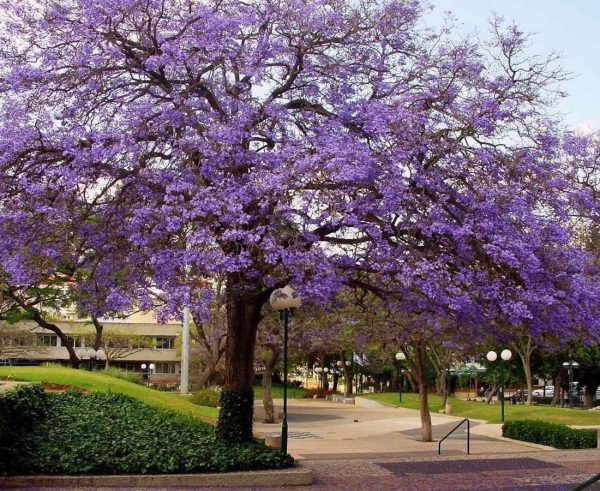
#> input picture 2 - Fundamentos da imagem digital - transformações/ipe roxo.jpg, 600 x 491 px
$ python 'redimensionamento da imagem.py'
#> lines starting #> are read from the running program, lines starting #| are printed output that depends on the picture

import cv2

# lê a imagem
img = cv2.imread('ipe roxo.jpg')
#> img is the input picture: shape (491, 600, 3); mean B, G, R 108.5, 99.5, 115.3

# mostra a iamgem original
cv2.imshow("Original", img)

# verifica a largura e altura da imagem
largura = img.shape[1]   # eixo y nº de colunas
#> largura = 600
altura = img.shape[0]   # eixo x  nº de linhas
#> altura = 491

# é preciso calcular a proporção da altura em relação a largura da nova
# imagem, caso contrário ela poderá ficar distorcida.

proporcao = float(altura/largura)
#> proporcao = 0.818

# recalcula a nova largura com a proporção calculada
largura_nova = 1600  # em pixels

# recalcula a nova altura com a proporção calculada
altura_nova = int(largura_nova*proporcao)
#> altura_nova = 1309

# define o novo tamanho (nº de colunas, nº de linhas)
tamanho_novo = (largura_nova, altura_nova)
#> tamanho_novo = (1600, 1309)

# redimensiona a imagem mantendo a proporçao
img_redimensionada = cv2.resize(
    img, tamanho_novo, interpolation=cv2.INTER_AREA)
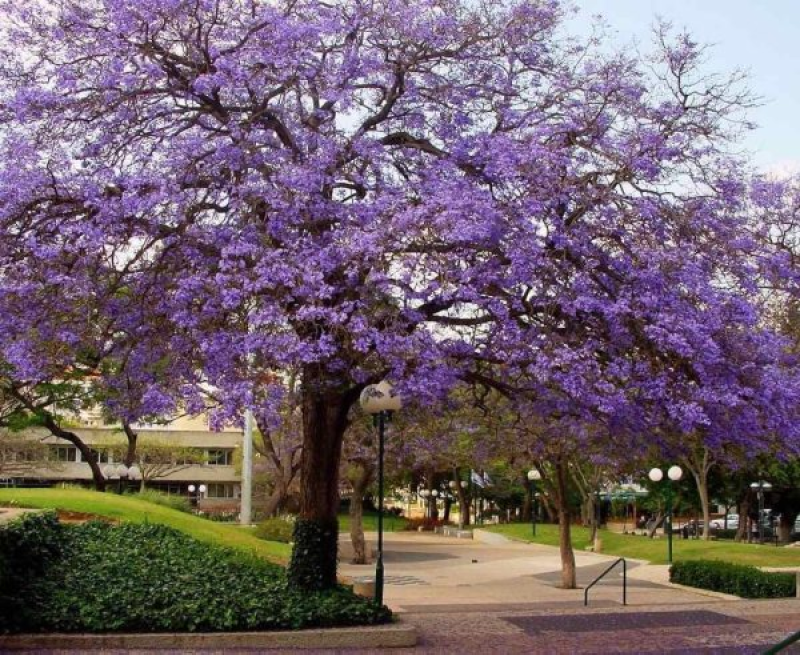
#> img_redimensionada: shape (1309, 1600, 3) (shown at 1/2 size); mean B, G, R 108.4, 99.4, 115.3

# mostra a imagem redimensionada
cv2.imshow('Resultado', img_redimensionada)

cv2.waitKey(0)
